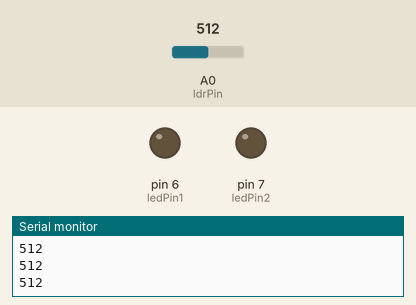
A sketch run on a simulated Arduino Uno, built with avr-gcc and run on an emulated ATmega328P. On the bench: output pins drawn as LEDs (lit = HIGH), the last lines printed to the serial monitor. The inputs (shaded band) are chosen by the test bench; at power-on: A0 (ldrPin) = 512.

Above: at 1.2 s.
1.3 s: A0 (ldrPin) set to 891
2.8 s: A0 (ldrPin) set to 913
At 4.0 s:
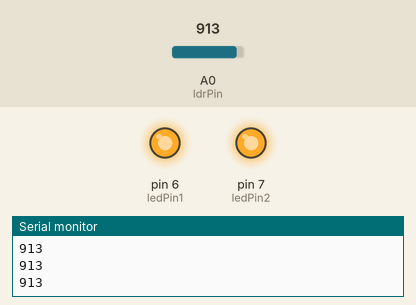
4.3 s: A0 (ldrPin) set to 900
At 5.1 s:
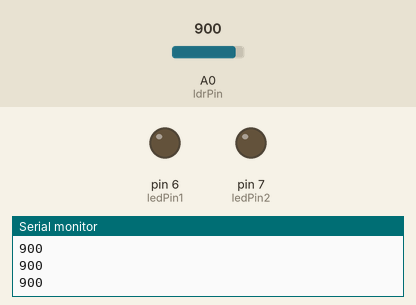
5.8 s: A0 (ldrPin) set to 1023
At 6.4 s:
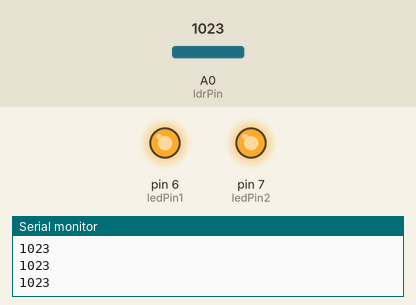
Timing chart, 0 to 8.3 s (numbered marks = the images above; inputs shaded):
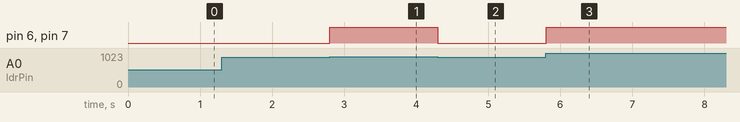

Measured:
- the behaviour switches between 900 and 901 on A0 (ldrPin) (found by bisection; images 0 and 1)
- after the input at 2.8 s, pin 6 (ledPin1), pin 7 (ledPin2): LOW → HIGH at once
- after the input at 4.3 s, pin 6 (ledPin1), pin 7 (ledPin2): HIGH → LOW at once
- after the input at 5.8 s, pin 6 (ledPin1), pin 7 (ledPin2): LOW → HIGH at once

The sketch:

poste.ino
```cpp
#define ldrPin A0
#define ledPin1 6
#define ledPin2 7

void setup() {
  pinMode(ldrPin, INPUT);
  pinMode(ledPin1, OUTPUT);
  pinMode(ledPin2, OUTPUT);
  Serial.begin(9600);

}

void loop() {
  Serial.println(analogRead(ldrPin));

  if (analogRead(ldrPin) > 900) {
    digitalWrite(ledPin1, HIGH);
    digitalWrite(ledPin2, HIGH);
  }

  else {
    digitalWrite(ledPin1, LOW);
    digitalWrite(ledPin2, LOW);

  }

}
```
